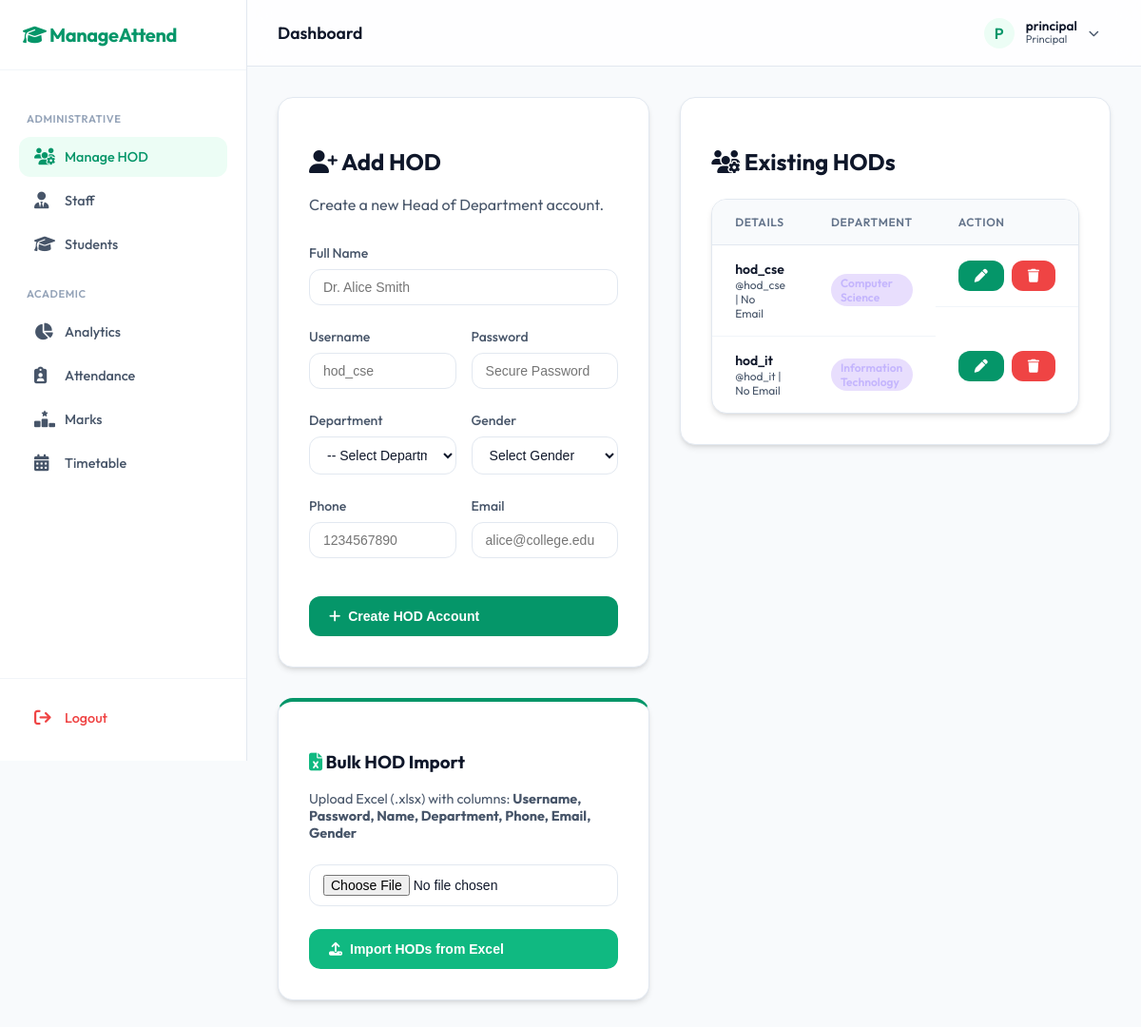
/manage_hod (signed in), run on the app's committed database.
### models.py (models this page shows, shortened)
class User(db.Model, UserMixin):
    __tablename__ = 'users'
    id = db.Column(db.Integer, primary_key=True)
    username = db.Column(db.String(80), unique=True, nullable=False)
    password_hash = db.Column(db.String(256), nullable=False)
    role = db.Column(db.String(20), nullable=False) # 'principal', 'hod', 'staff', 'student'
    department = db.Column(db.String(80), nullable=True)
    year = db.Column(db.Integer, nullable=True)
    name = db.Column(db.String(120), nullable=True)
    phone = db.Column(db.String(20), nullable=True)
    email = db.Column(db.String(120), nullable=True)
    gender = db.Column(db.String(20), nullable=True)
    student_id = db.Column(db.Integer, db.ForeignKey('students.id'), nullable=True)
    student = db.relationship('Student', backref='user_account', uselist=False, cascade='all, delete')

### app.py (the view, shortened to what this page needs)
@app.route('/manage_hod', methods=['GET', 'POST'])
@login_required
def manage_hod():
    if current_user.role != 'principal':
        return redirect(url_for('index'))
    hod_members = User.query.filter_by(role='hod').all()
    departments = [d[0] for d in db.session.query(Student.department).distinct().all() if d[0]]
    if not departments: departments = ['CSE', 'IT', 'ECE', 'MECH']
    return render_template('manage_hod.html', hod_members=hod_members, departments=departments)

### app.py (called while the page is built)
@login_manager.user_loader
def load_user(user_id):
    return User.query.get(int(user_id))

### templates/manage_hod.html (shortened to what this page needs)
{% extends 'base.html' %}
{% block content %}
<div class="grid grid-cols-2" style="gap: 2rem; align-items: flex-start;">
    <div style="display: flex; flex-direction: column; gap: 2rem;">
        <div class="glass-panel">
            <h2><i class="fa-solid fa-user-plus"></i> Add HOD</h2>
            <p style="color: var(--text-secondary); margin-bottom: 2rem;">Create a new Head of Department account.</p>
            <form method="POST" action="{{ url_for('manage_hod') }}">
                <div class="form-group">
                    <label for="name">Full Name</label>
                    <input type="text" id="name" name="name" class="form-control" required placeholder="Dr. Alice Smith">
                </div>
                <div class="grid grid-cols-2" style="gap: 1rem;">
                    <div class="form-group">
                        <label for="username">Username</label>
                        <input type="text" id="username" name="username" class="form-control" required placeholder="hod_cse">
                    </div>
                    <div class="form-group">
                        <label for="password">Password</label>
                        <input type="password" id="password" name="password" class="form-control" required placeholder="Secure Password">
                    </div>
                </div>
                <div class="grid grid-cols-2" style="gap: 1rem;">
                    <div class="form-group">
                        <label for="department">Department</label>
                        <select id="department" name="department" class="form-control" required>
                            <option value="">-- Select Department --</option>
                        </select>
                    </div>
                    <div class="form-group">
                        <label for="gender">Gender</label>
                        <select id="gender" name="gender" class="form-control" required>
                            <option value="">Select Gender</option>
                        </select>
                    </div>
                </div>
                <div class="grid grid-cols-2" style="gap: 1rem;">
                    <div class="form-group">
                        <label for="phone">Phone</label>
                        <input type="text" id="phone" name="phone" class="form-control" placeholder="1234567890">
                    </div>
                    <div class="form-group">
                        <label for="email">Email</label>
                        <input type="email" id="email" name="email" class="form-control" placeholder="alice@college.edu">
                    </div>
                </div>
                <button type="submit" class="btn btn-primary" style="width: 100%; margin-top: 1rem;">
                    <i class="fa-solid fa-plus"></i> Create HOD Account
                </button>
            </form>
        </div>
        <div class="glass-panel" style="border-top: 4px solid var(--accent-color);">
            <h3><i class="fa-solid fa-file-excel" style="color: #10b981;"></i> Bulk HOD Import</h3>
            <p style="color: var(--text-secondary); margin-bottom: 1.5rem; font-size: 0.9rem;">
                Upload Excel (.xlsx) with columns: <strong>Username, Password, Name, Department, Phone, Email, Gender</strong>
            </p>
            <form method="POST" action="{{ url_for('manage_hod') }}" enctype="multipart/form-data">
                <div class="form-group">
                    <input type="file" name="excel_file" class="form-control" accept=".xlsx" required>
                </div>
                <button type="submit" class="btn btn-primary" style="width: 100%; background-color: #10b981;">
                    <i class="fa-solid fa-upload"></i> Import HODs from Excel
                </button>
            </form>
        </div>
    </div>
    <div class="glass-panel">
        <h2><i class="fa-solid fa-users-gear"></i> Existing HODs</h2>
        <div class="table-container" style="margin-top: 1.5rem;">
            <table>
                <thead>
                    <tr>
                        <th>Details</th>
                        <th>Department</th>
                        <th>Action</th>
                    </tr>
                </thead>
                <tbody>
                    {% for hod in hod_members %}
                    <tr>
                        <td>
                            <div style="font-weight: 600; color: var(--text-primary);">{{ hod.name or hod.username }}</div>
                            <div style="font-size: 0.75rem; color: var(--text-secondary);">@{{ hod.username }} | {{ hod.email or 'No Email' }}</div>
                        </td>
                        <td><span class="badge" style="background: rgba(139, 92, 246, 0.2); color: #c4b5fd;">{{ hod.department }}</span></td>
                        <td style="display: flex; gap: 0.5rem;">
                            <button type="button" class="btn btn-primary" style="padding: 0.5rem 1rem; background-color: var(--accent-color);" title="Edit HOD"
                                    onclick="openHODModal({{ hod.id }}, '{{ hod.username|replace("'", "\\'") }}', '{{ hod.department|replace("'", "\\'") }}', '{{ (hod.name or '')|replace("'", "\\'") }}', '{{ hod.phone or '' }}', '{{ hod.email or '' }}', '{{ hod.gender or '' }}')">
                                <i class="fa-solid fa-pen"></i>
                            </button>
                            <form method="POST" action="{{ url_for('manage_hod') }}" onsubmit="return confirm('Are you sure you want to delete this HOD?');" style="margin: 0;">
                                <button type="submit" class="btn btn-primary" style="background-color: var(--danger); padding: 0.5rem 1rem;">
                                    <i class="fa-solid fa-trash"></i>
                                </button>
                            </form>
                        </td>
                    </tr>
                    {% else %}
                    <tr>
                        <td colspan="3" style="text-align: center; color: var(--text-secondary);">No HODs found.</td>
                    </tr>
                    {% endfor %}
                </tbody>
            </table>
        </div>
    </div>
</div>
{% endblock %}

### templates/base.html (shortened to what this page needs)
<!DOCTYPE html>
<html lang="en">
<head>
    <link rel="stylesheet" href="{{ url_for('static', filename='css/style.css') }}">
    <link rel="stylesheet" href="https://cdnjs.cloudflare.com/ajax/libs/font-awesome/6.4.0/css/all.min.css">
</head>
<body>
<div class="app-container">
    {% if current_user.is_authenticated %}
    <aside class="sidebar" id="sidebar">
        <div class="sidebar-header">
            <a href="{{ url_for('index') }}" class="sidebar-brand">
                <i class="fa-solid fa-graduation-cap"></i> ManageAttend
            </a>
        </div>
        <nav class="sidebar-nav">
            {% if current_user.role == 'principal' %}
                <div class="nav-group-label">Administrative</div>
                <a href="{{ url_for('manage_hod') }}" class="nav-item"><i class="fa-solid fa-users-gear"></i> Manage HOD</a>
                <a href="{{ url_for('manage_staff') }}" class="nav-item"><i class="fa-solid fa-user-tie"></i> Staff</a>
                <a href="{{ url_for('manage_students') }}" class="nav-item"><i class="fa-solid fa-graduation-cap"></i> Students</a>
                <div class="nav-group-label">Academic</div>
                <a href="{{ url_for('analytics') }}" class="nav-item"><i class="fa-solid fa-chart-pie"></i> Analytics</a>
                <a href="{{ url_for('admin_dashboard') }}" class="nav-item"><i class="fa-solid fa-clipboard-user"></i> Attendance</a>
                <a href="{{ url_for('manage_marks') }}" class="nav-item"><i class="fa-solid fa-ranking-star"></i> Marks</a>
                <a href="{{ url_for('timetable_admin') }}" class="nav-item"><i class="fa-solid fa-calendar-days"></i> Timetable</a>
            {% endif %}
        </nav>
        <div class="sidebar-footer">
            <a href="{{ url_for('logout') }}" class="nav-item" style="color: var(--danger);">
                <i class="fa-solid fa-arrow-right-from-bracket"></i> Logout
            </a>
        </div>
    </aside>
    {% endif %}
    <main class="main-content {% if not current_user.is_authenticated %}full-width{% endif %}">
        {% if current_user.is_authenticated %}
        <header class="top-header">
            <div style="display: flex; align-items: center; gap: 1rem;">
                <div class="page-title">
                    {% block page_title %}Dashboard{% endblock %}
                </div>
            </div>
            <div class="header-actions">
                <div class="user-profile-summary" onclick="{% if current_user.role in ['principal', 'hod', 'staff'] %}openProfileModal(){% endif %}">
                    <div class="user-avatar">
                        {{ current_user.username[0].upper() }}
                    </div>
                    <div class="user-info">
                        <div class="user-name">{{ current_user.username }}</div>
                        <div class="user-role">{{ current_user.role.replace('_', ' ') }}</div>
                    </div>
                    {% if current_user.role in ['principal', 'hod', 'staff'] %}
                    <i class="fa-solid fa-chevron-down" style="font-size: 0.7rem; color: var(--text-secondary);"></i>
                    {% endif %}
                </div>
            </div>
        </header>
        {% endif %}
        <div class="container">
            {% block content %}{% endblock %}
        </div>
    </main>
</div>
</body>
</html>

### data on the page
User: username "P", username "principal", role.replace "Principal"
User: name+username "hod_cse", username "hod_cse", email "No Email", department "Computer Science"
User: name+username "hod_it", username "hod_it", email "No Email", department "Information Technology"
